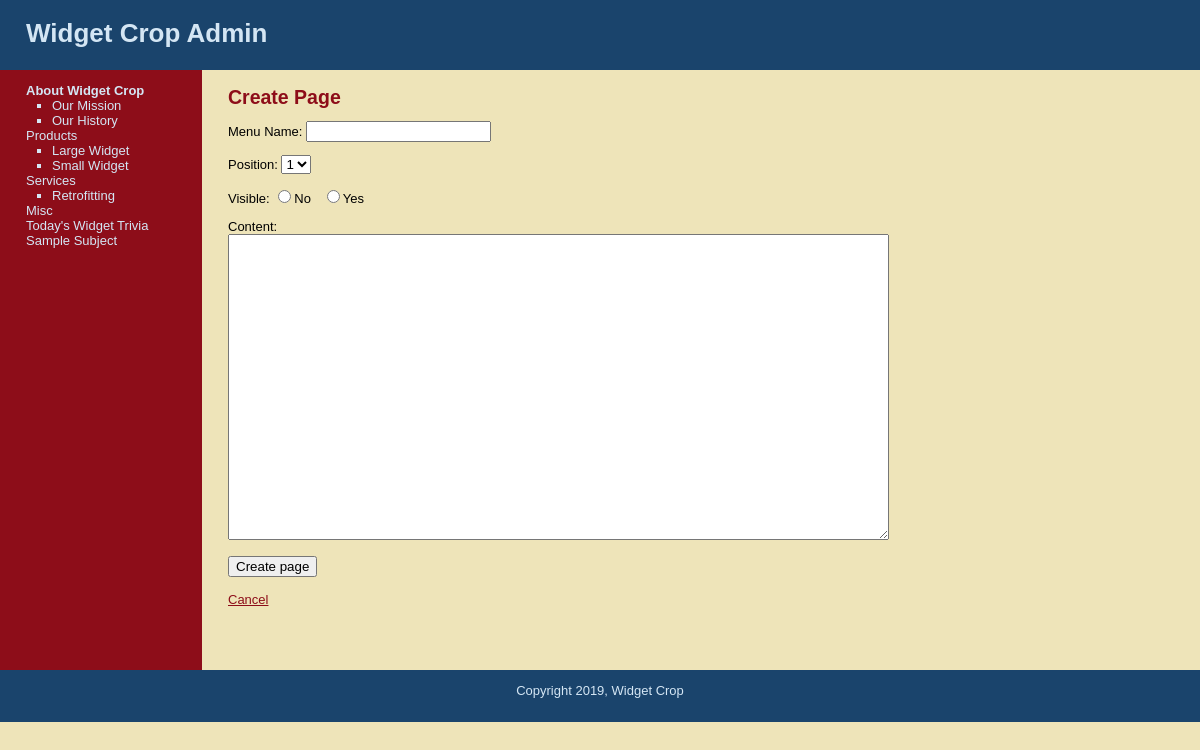
Screenshot of /new_page.php?subject=1 (signed in) with the database file from the repository.
### tables this page shows
CREATE TABLE `subjects` (
  `id` int(11) NOT NULL,
  `menu_name` varchar(30) NOT NULL,
  `position` int(3) NOT NULL,
  `visible` tinyint(1) NOT NULL
);

CREATE TABLE `pages` (
  `id` int(11) NOT NULL,
  `subject_id` int(11) NOT NULL,
  `menu_name` varchar(30) NOT NULL,
  `position` int(3) NOT NULL,
  `visible` tinyint(1) NOT NULL,
  `content` text DEFAULT NULL
);

### public/new_page.php (the view, shortened to what this page needs)
<?php require_once("../includes/db_connection.php"); ?>
<?php require_once("../includes/functions.php"); ?>
<?php find_selected_page(); ?>
<?php include("../includes/layouts/header.php"); ?>
<div id="main">
    <div id="navigation">
        <?php echo navigation($current_subject, $current_page); ?>
    </div>
    <div id="page">
        <h2>Create Page</h2>
        <form action="new_page.php?subject=<?php echo urlencode($current_subject["id"]); ?>" method="post">
            <p>Menu Name:
                <input type="text" name="menu_name" value="" />
            </p>
            <p>Position:
                <select name="position">
                <?php
                    $page_set = find_pages_for_subjects($current_subject["id"]);
                    $page_count = mysqli_num_rows($page_set);
                    for($count=1; $count <= ($page_count + 1); $count++)
                    {
                        echo "<option value=\"{$count}\">{$count}</option>";
                    }
                ?>
                </select>
            </p>
            <p>Visible:
                <input type="radio" name="visible" value="0" />No
                &nbsp;
                <input type="radio" name="visible" value="1" />Yes
            </p>
            <p>Content:<br />
                <textarea name="content" cols="80" rows="20"></textarea>
            </p>
            <input type="submit" name="submit" value="Create page" />
        </form>
        <br />
        <a href="manage_content.php?subject=<?php echo urlencode($current_subject["id"]); ?>">Cancel</a>
    </div>
</div>
<?php include("../includes/layouts/footer.php"); ?>

### includes/functions.php (shortened to what this page needs)
<?php
    function find_all_subjects($public=true) {
        global $connection;
        $query = "SELECT * ";
        $query .= "FROM subjects ";
        $query .= "ORDER BY position ASC";
        $subject_set = mysqli_query($connection, $query);
        return $subject_set;
    }
    function find_pages_for_subjects($subject_id, $public=true) {
        global $connection;
        $safe_subject_id = mysqli_real_escape_string($connection, $subject_id);
        $query = "SELECT * ";
        $query .= "FROM pages ";
        $query .= "WHERE subject_id = {$safe_subject_id} ";
        if($public) {
            $query .= "AND visible = 1 ";
        }
        $query .= "ORDER BY position ASC";
        $page_set = mysqli_query($connection, $query);
        return $page_set;
    }
    function find_subject_by_id($subject_id, $public=true) {
        global $connection;
        $safe_subject_id = mysqli_real_escape_string($connection, $subject_id);
        $query = "SELECT * ";
        $query .= "FROM subjects ";
        $query .= "WHERE id = {$safe_subject_id} ";
        $query .= "LIMIT 1";
        $subject_set = mysqli_query($connection, $query);
        if($subject = mysqli_fetch_assoc($subject_set)) {
            return $subject;
        } else {
            return null;
        }
    }
    function find_selected_page($public=false) {
        if(isset($_GET["subject"])) {
            $current_subject = find_subject_by_id($_GET["subject"], $public);
            if($current_subject && $public) {
                $current_page = find_default_page_for_subject($current_subject["id"]);
            } else {
                $current_page = null;
            }
        } elseif (isset($_GET["page"])) {
            $current_subject = null;
            $current_page = find_page_by_id($_GET["page"], $public);
        } else {
            $current_subject = null;
            $current_page = null;
        }
    }
    function navigation($subject_array, $page_array) {
        $output = "<ul class=\"subjects\">";
        $subject_set = find_all_subjects(false);
        while($subject = mysqli_fetch_assoc($subject_set)) {
            $output .= "<li";
                if( $subject_array && $subject['id'] == $subject_array['id'] ) {
                    $output .= " class=\"selected\"";
                }
                $output .= ">";
                $output .= "<a href=\"manage_content.php?subject=";
                $output .= urlencode($subject['id']);
                $output .= "\">";
                $output .= htmlentities($subject["menu_name"]);
                $output .= "</a>";
                $page_set = find_pages_for_subjects($subject['id']);
                $output .= "<ul class=\"pages\">";
                while($page = mysqli_fetch_assoc($page_set)) {
                    $output .= " <li";
                    $output .= ">";
                    $output .= "<a href=\"manage_content.php?page=";
                    $output .= urlencode($page['id']);
                    $output .= "\">";
                    $output .= htmlentities($page["menu_name"]);
                    $output .= "</a></li>";
                }
                $output .= "</ul></li>";
            }
        $output .= "</ul>";
        return $output;
    }
?>

### public/css/public.css (style rules this page uses)
html { height:100%; width:100% }
body { width: 100%; height: 100%; margin:0; padding: 0; border:0; font-family: Verdana, Geneva, Tahoma, sans-serif; font-size: 13px; line-height: 15px; background: #EEE4B9; }
a { color: #8D0D19; }
#main { height: 600px; width: 100%; margin: 0; padding: 0; background-color: #EEE4B9; }
#navigation { float: left; width: 150px; height: 100%; margin: 0; padding: 0 2em; color: #D4E6F4; background-color: #8D0D19; }
#navigation a { color: #D4E6F4; text-decoration: none; }
ul.subjects { margin: 1em 0; padding-left: 0; list-style: none; }
ul.pages { padding-left: 2em; list-style: square; font-weight: normal; }
.selected { font-weight: bold; }
#page { float: left; height: 100%; padding-left: 2em; vertical-align: top; background-color: #EEE4B9; }
#page h2 { color: #8D0D19; margin-top: 1em; }

### rows the page displays
subjects: value "About Widget Crop"
pages: value "Our Mission"
pages: value "Our History"
subjects: value "Products"
pages: value "Large Widget"
pages: value "Small Widget"
subjects: value "Services"
pages: value "Retrofitting"
subjects: value "Misc"
subjects: value "Today's Widget Trivia"
subjects: value "Sample Subject"

### other values shown
form field position "1"
